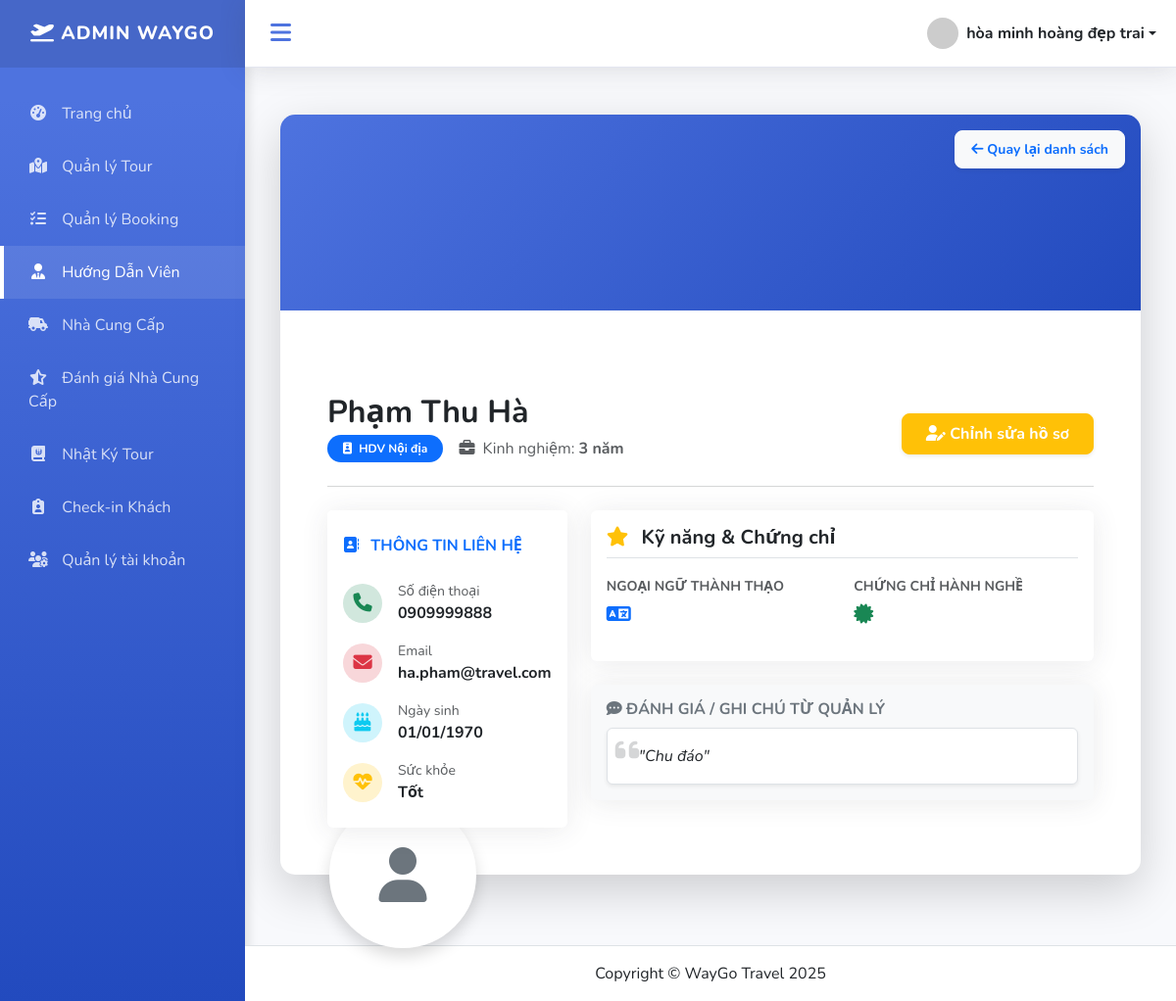
Page /index.php?action=hdv_detail&id=2 (signed in) on the committed database.
### tables this page shows
CREATE TABLE `huong_dan_viens` (
  `id` int NOT NULL,
  `ho_ten` varchar(255) NOT NULL,
  `avatar` varchar(255) DEFAULT NULL,
  `ngay_sinh` date DEFAULT NULL,
  `so_dien_thoai` varchar(20) DEFAULT NULL,
  `email` varchar(100) DEFAULT NULL,
  `chung_chi` varchar(255) DEFAULT NULL,
  `ngon_ngu` varchar(100) DEFAULT NULL,
  `kinh_nghiem_nam` int DEFAULT NULL,
  `loai_hdv` enum('Nội địa','Quốc tế') DEFAULT NULL,
  `suc_khoe` varchar(50) DEFAULT NULL,
  `danh_gia` varchar(255) DEFAULT NULL
);

### controllers/HuongDanVienController.php (called while the page is built, shortened)
<?php
class HuongDanVienController
{
    private $model;
    public function __construct()
    {
        $this->model = new HuongDanVienModel();
    }
    public function detailHDV()
    {
        $id = $_GET['id'] ?? null;
        $hdv = $this->model->getHDVById($id);
        include PATH_VIEW . 'admin/huong_dan_vien/hdv_detail.php';
    }
}

### index.php (called while the page is built, shortened)
<?php
spl_autoload_register(function ($class) {
    $fileName = "$class.php";
    $fileModel              = PATH_MODEL . $fileName;
});
require_once './routes/index.php';

### models/BaseModel.php (called while the page is built, shortened)
<?php
class BaseModel
{
    public function __construct()
    {
        $dsn = sprintf('mysql:host=%s;port=%s;dbname=%s;charset=utf8', DB_HOST, DB_PORT, DB_NAME);
        try {
            $this->pdo = new PDO($dsn, DB_USERNAME, DB_PASSWORD, DB_OPTIONS);
        } catch (PDOException $e) {
            die("Kết nối cơ sở dữ liệu thất bại: {$e->getMessage()}. Vui lòng thử lại sau.");
        }
    }
}

### models/HuongDanVienModel.php (called while the page is built, shortened)
<?php
class HuongDanVienModel extends BaseModel
{
    protected $table = 'huong_dan_viens';
    public function getHDVById($id)
    {
        $sql = "SELECT * FROM $this->table WHERE id = ?";
        $stmt = $this->pdo->prepare($sql);
        $stmt->execute([$id]);
        return $stmt->fetch(PDO::FETCH_OBJ);
    }
}

### views/admin/huong_dan_vien/hdv_detail.php (the view, shortened to what this page needs)
<?php include PATH_VIEW . 'layouts/header.php'; ?>
<div class="container mt-4 mb-5">
    <div class="card card-modern border-0 shadow-lg overflow-visible mb-4">
        <div class="profile-header">
            <a href="index.php?action=hdv_list" class="btn btn-light btn-sm position-absolute top-0 end-0 m-3 fw-bold text-primary shadow-sm">
                <i class="fa-solid fa-arrow-left"></i> Quay lại danh sách
            </a>
        </div>
        <?php if ($hdv->avatar): ?>
            <img src="<?= $hdv->avatar ?>" alt="Avatar" class="profile-avatar">
        <?php else: ?>
            <div class="profile-avatar d-flex align-items-center justify-content-center text-secondary display-4">
                <i class="fa-solid fa-user"></i>
            </div>
        <?php endif; ?>
        <div class="card-body profile-info px-5 pb-5">
            <div class="d-flex flex-wrap justify-content-between align-items-end">
                <div>
                    <h2 class="fw-bold text-gray-800 mb-1"><?= htmlspecialchars($hdv->ho_ten) ?></h2>
                    <div class="d-flex align-items-center gap-3">
                        <span class="badge bg-primary rounded-pill px-3 py-2">
                            <i class="fa-solid fa-id-badge me-1"></i> HDV <?= $hdv->loai_hdv ?>
                        </span>
                        <span class="text-muted"><i class="fa-solid fa-briefcase me-1"></i> Kinh nghiệm: <strong><?= $hdv->kinh_nghiem_nam ?> năm</strong></span>
                    </div>
                </div>
                <div class="mb-2">
                    <a href="index.php?action=hdv_edit&id=<?= $hdv->id ?>" class="btn btn-warning px-4 fw-bold shadow-sm text-white">
                        <i class="fa-solid fa-user-pen"></i> Chỉnh sửa hồ sơ
                    </a>
                </div>
            </div>
            <hr class="mt-4 mb-4 text-muted opacity-25">
            <div class="row g-4">
                <div class="col-lg-4">
                    <div class="card info-card">
                        <div class="card-header bg-white fw-bold text-primary border-bottom-0 pt-4 pb-0">
                            <i class="fa-solid fa-address-book me-2"></i> THÔNG TIN LIÊN HỆ
                        </div>
                        <div class="card-body">
                            <ul class="list-group list-group-flush">
                                <li class="list-group-item border-0 px-0 d-flex align-items-center">
                                    <div class="info-icon bg-success-subtle text-success me-3"><i class="fa-solid fa-phone"></i></div>
                                    <div>
                                        <small class="text-muted d-block">Số điện thoại</small>
                                        <span class="fw-bold text-dark"><?= $hdv->so_dien_thoai ?></span>
                                    </div>
                                </li>
                                <li class="list-group-item border-0 px-0 d-flex align-items-center">
                                    <div class="info-icon bg-danger-subtle text-danger me-3"><i class="fa-solid fa-envelope"></i></div>
                                    <div>
                                        <small class="text-muted d-block">Email</small>
                                        <span class="fw-bold text-dark"><?= $hdv->email ?></span>
                                    </div>
                                </li>
                                <li class="list-group-item border-0 px-0 d-flex align-items-center">
                                    <div class="info-icon bg-info-subtle text-info me-3"><i class="fa-solid fa-cake-candles"></i></div>
                                    <div>
                                        <small class="text-muted d-block">Ngày sinh</small>
                                        <span class="fw-bold text-dark"><?= date('d/m/Y', strtotime($hdv->ngay_sinh)) ?></span>
                                    </div>
                                </li>
                                <li class="list-group-item border-0 px-0 d-flex align-items-center">
                                    <div class="info-icon bg-warning-subtle text-warning me-3"><i class="fa-solid fa-heart-pulse"></i></div>
                                    <div>
                                        <small class="text-muted d-block">Sức khỏe</small>
                                        <span class="fw-bold text-dark"><?= $hdv->suc_khoe ?></span>
                                    </div>
                                </li>
                            </ul>
                        </div>
                    </div>
                </div>
                <div class="col-lg-8">
                    <div class="row g-4">
                        <div class="col-12">
                            <div class="card info-card">
                                <div class="card-body">
                                    <h5 class="fw-bold text-gray-800 mb-3 border-bottom pb-2">
                                        <i class="fa-solid fa-star text-warning me-2"></i> Kỹ năng & Chứng chỉ
                                    </h5>
                                    <div class="row">
                                        <div class="col-md-6 mb-3">
                                            <label class="small text-muted fw-bold text-uppercase mb-1">Ngoại ngữ thành thạo</label>
                                            <div class="fs-5 text-dark fw-bold">
                                                <i class="fa-solid fa-language text-primary me-2"></i> <?= $hdv->ngon_ngu ?>
                                            </div>
                                        </div>
                                        <div class="col-md-6 mb-3">
                                            <label class="small text-muted fw-bold text-uppercase mb-1">Chứng chỉ hành nghề</label>
                                            <div class="fs-5 text-dark fw-bold">
                                                <i class="fa-solid fa-certificate text-success me-2"></i> <?= $hdv->chung_chi ?>
                                            </div>
                                        </div>
                                    </div>
                                </div>
                            </div>
                        </div>
                        <div class="col-12">
                            <div class="card info-card bg-light border-0">
                                <div class="card-body">
                                    <h6 class="fw-bold text-secondary mb-2"><i class="fa-solid fa-comment-dots"></i> ĐÁNH GIÁ / GHI CHÚ TỪ QUẢN LÝ</h6>
                                    <div class="p-3 bg-white rounded border shadow-sm position-relative">
                                        <i class="fa-solid fa-quote-left text-muted opacity-25 position-absolute top-0 start-0 m-2 fs-3"></i>
                                        <p class="fst-italic text-dark mb-0 ms-3">
                                            "<?= $hdv->danh_gia ?: 'Chưa có ghi chú đánh giá nào về hướng dẫn viên này.' ?>"
                                        </p>
                                    </div>
                                </div>
                            </div>
                        </div>
                    </div>
                </div>
            </div>
        </div>
    </div>
</div>
<?php include PATH_VIEW . 'layouts/footer.php'; ?>

### assets/css/dashboard.css (style rules this page uses)
:root { --primary-color: #4e73df; --secondary-color: #858796; --success-color: #1cc88a; --info-color: #36b9cc; --warning-color: #f6c23e; --danger-color: #e74a3b; --dark-bg: #222e3c; --light-bg: #f8f9fc; --sidebar-width: 250px; --sidebar-collapsed-width: 70px; --transition-speed: 0.3s; }
body { background-color: var(--light-bg); font-family: 'Nunito', 'Segoe UI', sans-serif; overflow-x: hidden; }
.card-modern { border: none; border-radius: 15px; box-shadow: 0 4px 20px rgba(0, 0, 0, 0.05); transition: transform 0.3s ease; background: #fff; overflow: hidden; height: auto !important; min-height: 0; }
.btn { border-radius: 8px; padding: 8px 16px; font-weight: 600; transition: all 0.3s; }

### views/admin/huong_dan_vien/hdv_detail.php (style rules this page uses)
.profile-header { background: linear-gradient(135deg, #4e73df 0%, #224abe 100%); height: 200px; border-radius: 15px 15px 0 0; position: relative; }
.profile-avatar { width: 150px; height: 150px; border: 5px solid #fff; border-radius: 50%; object-fit: cover; position: absolute; bottom: -75px; left: 50px; box-shadow: 0 .5rem 1rem rgba(0,0,0,.15); background-color: #fff; }
.profile-info { padding-top: 85px; }
.info-card { transition: all 0.3s; border: none; box-shadow: 0 0.15rem 1.75rem 0 rgba(58, 59, 69, 0.1); height: 100%; }
.info-icon { width: 40px; height: 40px; display: flex; align-items: center; justify-content: center; border-radius: 50%; font-size: 1.2rem; }

### rows in the picture
huong_dan_viens: ho_ten "Phạm Thu Hà", loai_hdv "Nội địa", kinh_nghiem_nam "3", so_dien_thoai "0909999888", email "ha.pham@travel.com", ngay_sinh "01/01/1970", suc_khoe "Tốt", danh_gia "Chu đáo"

### other values in the picture
$_SESSION['user_name'] "hòa minh hoàng đẹp trai"
